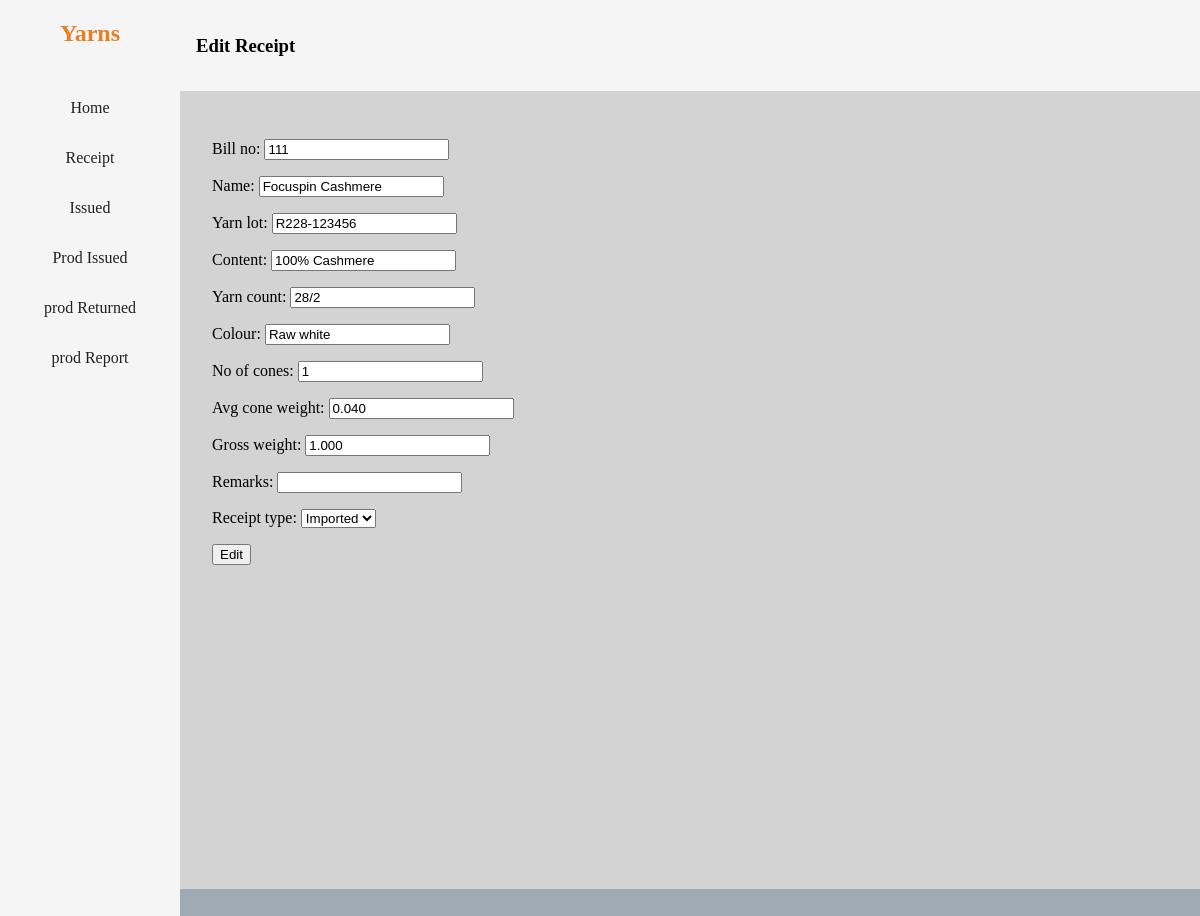
Page /receipt_edit/1/ on the committed database.
### stock/models.py (models this page shows, shortened)
class CommonInfo(models.Model):
    date = models.DateField(auto_now_add=True)
    bill_no = models.CharField(max_length=50)
    name = models.CharField(max_length=50)
    yarn_lot = models.CharField(max_length=50)
    content = models.CharField(max_length=50)
    yarn_count = models.CharField(max_length=50)
    colour = models.CharField(max_length=50, null=True)
    no_of_cones = models.PositiveIntegerField()
    avg_cone_weight = models.DecimalField(max_digits=10, decimal_places=3)
    gross_weight = models.DecimalField(max_digits=10, decimal_places=3)
    net_weight = models.DecimalField(max_digits=6, decimal_places=3, editable=False, null=True)
    remarks = models.CharField(max_length=50, null=True, default="", blank=True)
    class Meta:
        abstract = True

class Receipt(CommonInfo, models.Model):
    PURCHASED_TYPE = {
             ('Imported','Imported'),
             ('Local','Local')
         }
    receipt_type = models.CharField(max_length=50, choices=PURCHASED_TYPE, default="", null=True)

### stock/views.py (the view)
# urls.py: path('receipt_edit/<int:pk>/', views.receipt_edit, name='receipt_edit'),
def receipt_edit(request, pk):
    receipt = get_object_or_404(Receipt, pk=pk)
    if request.method == 'POST':
        form = Receipt_Form(request.POST, instance=receipt)
        if form.is_valid():
            form.save()
            return redirect('receipt')
    else:
        form = Receipt_Form(instance=receipt)
    return render(request, 'edit_page/receipt_edit.html', {'receipt':receipt, 'form':form})

### stock/forms.py
class Receipt_Form(ModelForm):
    class Meta:
        model = Receipt
        fields = '__all__'

### stock/templates/edit_page/receipt_edit.html (shortened to what this page needs)
{% extends 'base.html' %}
<h3>{% block heading %}Edit Receipt{% endblock %}</h3>
{% block table %}
    <div style="padding: 2rem; height:100%;">
        <form method="post">
            {{form.as_p}}
            <button type="Submit">Edit</button>
        </form>
    </div>
{% endblock %}

### templates/base.html (style rules this page uses)
body { padding: 0; margin: 0; display: flex; flex-direction: row; background-color: rgb(160, 170, 179); }

### rows in the picture
Receipt: bill_no "111", name "Focuspin Cashmere", yarn_lot "R228-123456", content "100% Cashmere", yarn_count "28/2", colour "Raw white", no_of_cones "1", avg_cone_weight "0.040", gross_weight "1.000", receipt_type "Imported"
